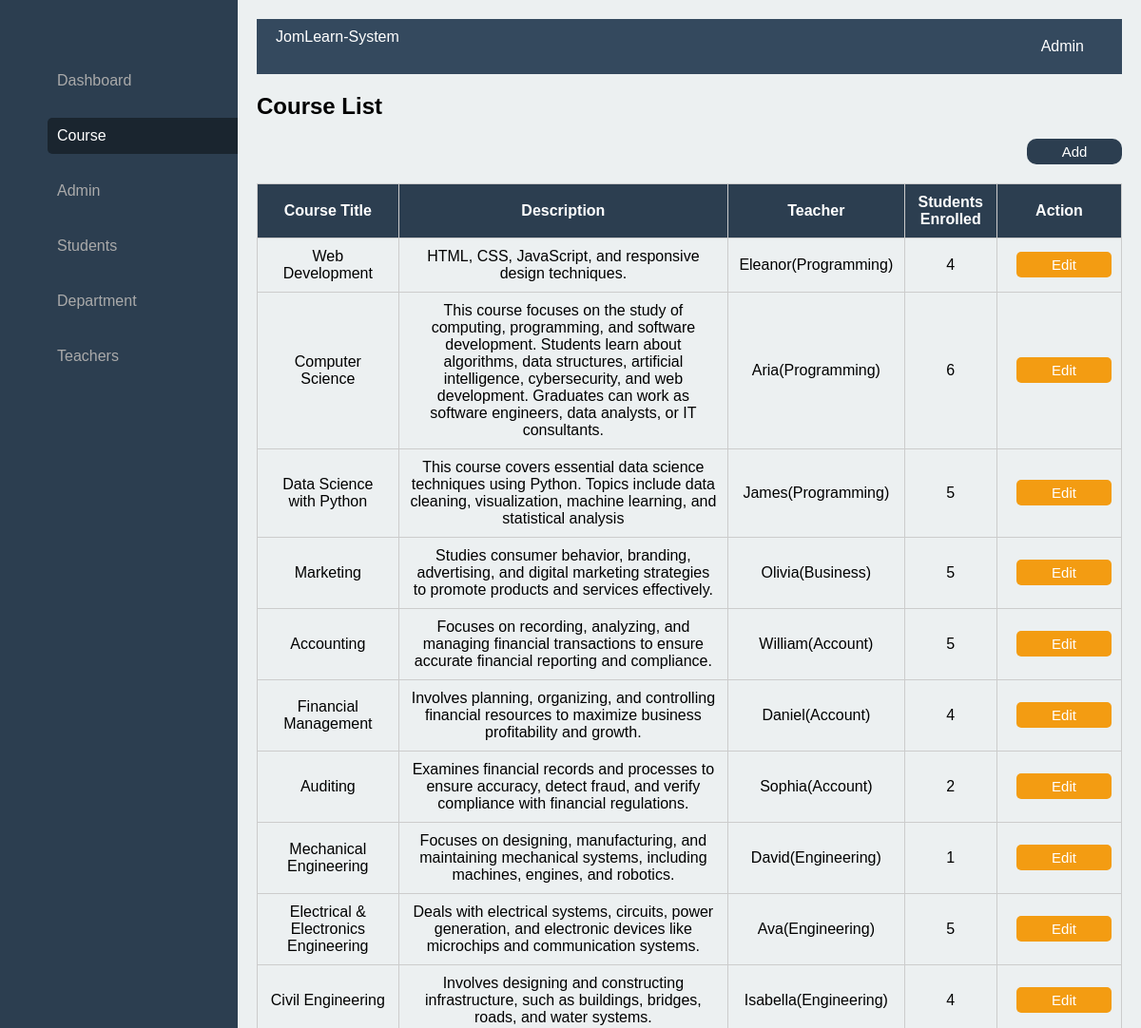
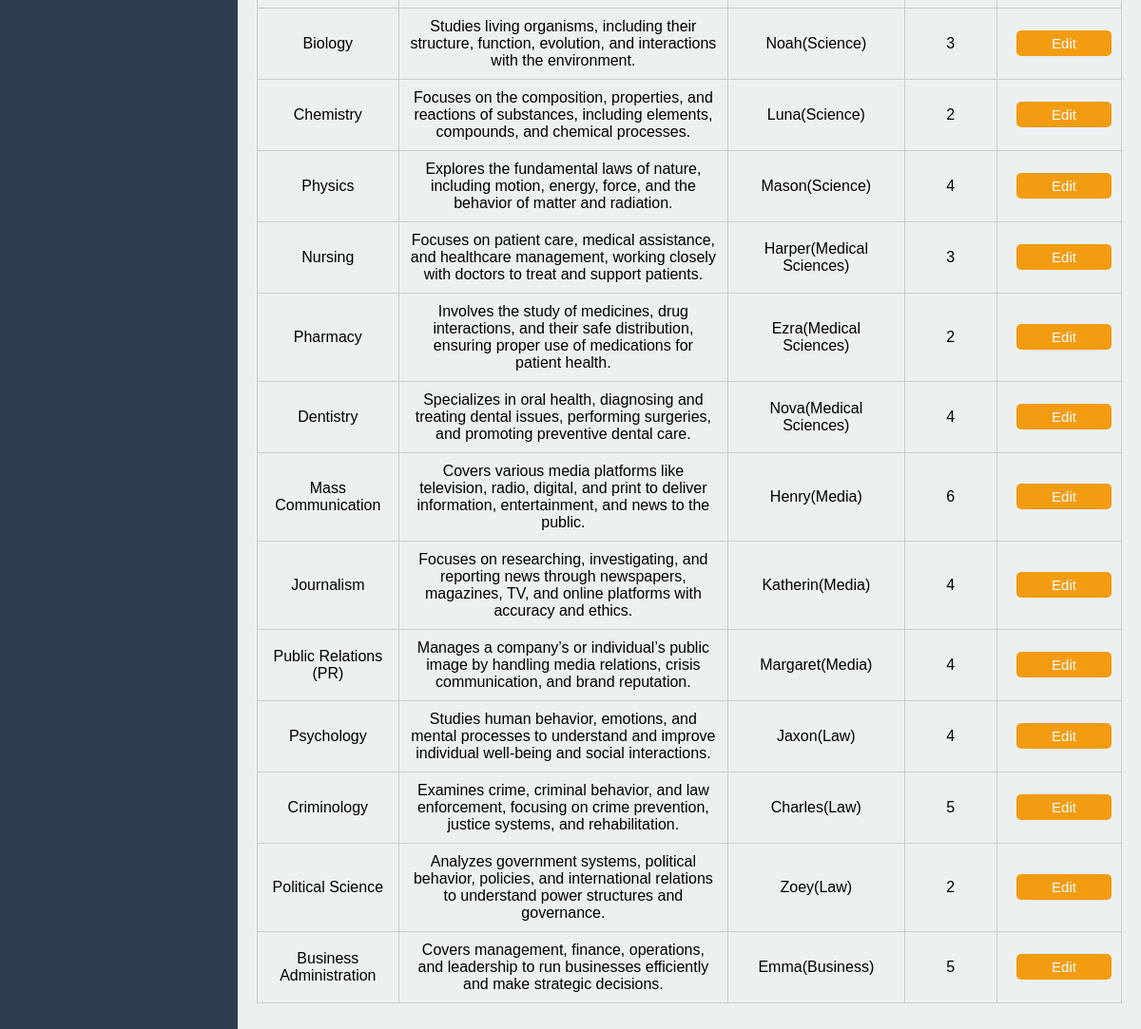
The page /course.php on the database its author committed (2 pictures, top to bottom).
### tables this page shows
CREATE TABLE `courses` (
  `id` int(11) NOT NULL,
  `title` varchar(255) NOT NULL,
  `description` text NOT NULL,
  `teacher_id` int(11) NOT NULL
);

CREATE TABLE `teachers` (
  `id` int(11) NOT NULL,
  `department` varchar(255) NOT NULL,
  `name` varchar(255) NOT NULL,
  `email` varchar(255) NOT NULL,
  `password` varchar(255) NOT NULL,
  `created_at` timestamp NOT NULL DEFAULT current_timestamp()
);

### course.php (the view, shortened to what this page needs)
<?php
$servername = "localhost";
$username = "root";
$password = "";
$dbname = "assignment3";
$conn = new mysqli($servername, $username, $password, $dbname);
$sql = "SELECT c.id, c.title, c.description,
               t.name AS teacher_name,
               (SELECT COUNT(*) FROM student_classes WHERE class_id = c.id) AS student_count
        FROM courses c
        LEFT JOIN teachers t ON c.teacher_id = t.id";
$result = $conn->query($sql);
?>
<!DOCTYPE html>
<html lang="en">
<head>
</head>
<body>
    <?php include 'bar_admin.php'; ?>
        <h2>Course List</h2>
        <div class="btn-container">
            <input type="submit" value="Add" onclick="location.href='add_course_admin.php'">
        </div>
        <table>
            <tr>
                <th>Course Title</th>
                <th>Description</th>
                <th>Teacher</th>
                <th>Students Enrolled</th>
                <th>Action</th>
            </tr>
            <?php
            if ($result->num_rows > 0) {
                while ($row = $result->fetch_assoc()) {
                    echo "<tr>
                            <td>".$row["title"]."</td>
                            <td>".$row["description"]."</td>
                            <td>".($row["teacher_name"] ? $row["teacher_name"] : "Not Assigned")."</td>
                            <td>".$row["student_count"]."</td>
                            <td>
                                <form method='POST' action='edit_course.php' style='display:inline;'>
                                    <input type='hidden' name='edit_id' value='".$row["id"]."' />
                                    <button type='submit' class='edit-btn'>Edit</button>
                                </form>
                            </td>
                          </tr>";
                }
            } else {
                echo "<tr><td colspan='5'>No courses found</td></tr>";
            }
            ?>
        </table>
</body>
</html>

### bar_admin.php (shortened to what this page needs)
<!DOCTYPE html>
<html lang="en">
<head>
</head>
<body>
<div class="sidebar">
    <ul class="sidebar">
        <li id="dashboard"><a href="dashboard_admin.php">Dashboard</a></li>
        <li id="course"><a href="course.php">Course</a></li>
        <li id="admin"><a href="admin.php">Admin</a></li>
        <li id="students"><a href="students.php">Students</a></li>
        <li id="department"><a href="department.php">Department</a></li>
        <li id="teachers"><a href="teachers.php">Teachers</a></li>
    </ul>
</div>
<div class="content">
    <div class="topbar">
        <div>JomLearn-System</div>
        <div class="user-menu" onclick="toggleMenu()">
            <div class="topbar">
                <div class="user-menu" onclick="toggleMenu()">
                    <?php
                        echo isset($_SESSION['admin_fullname']) ? $_SESSION['admin_fullname'] : "Admin";
                    ?>
                </div>
            </div>
        </div>
    </div>
</body>
</html>

### course.php (style rules this page uses)
table { width: 100%; border-collapse: collapse; margin-top: 20px; }
table, th, td { border: 1px solid #ccc; }
th, td { padding: 10px; text-align: center; }
th { background-color: #2c3e50; color: white; }
.btn-container { margin-top: 10px; display: flex; justify-content: flex-end; }
input[type="submit"], button { width: 100px; padding: 5px; background-color: #2c3e50; color: white; border: none; border-radius: 10px; font-size: 15px; cursor: pointer; margin-left: 10px; }
.edit-btn { background-color: #f39c12; border: none; color: white; padding: 5px 10px; border-radius: 5px; cursor: pointer; }

### bar_admin.php (style rules this page uses)
body { font-family: Arial, sans-serif; margin: 0; padding: 0; display: flex; height: 100vh; }
.sidebar { background-color: #2c3e50; width: 250px; height: 100vh; padding-top: 20px; display: flex; flex-direction: column; }
.sidebar li { list-style: none; padding: 10px; }
.sidebar a { text-decoration: none; color: #aaa; display: block; padding: 10px; border-radius: 5px; }
.sidebar a:hover, .sidebar .active { background-color: #1a252f; color: white !important; }
.content { flex: 1; background: #ecf0f1; padding: 20px; height: 100vh; overflow-y: auto; }
.topbar { display: flex; justify-content: space-between; background: #34495e; color: white; padding: 10px 20px; }
.user-menu { position: relative; cursor: pointer; }

### rows shown on the page
courses: title "Web Development", description "HTML, CSS, JavaScript, and responsive design techniques.", teacher.name "Eleanor(Programming)", student_count "4"
courses: title "Computer Science", description "This course focuses on the study of computing, programming, and software development. Students learn about algorithms, data structures, artificial intelligence, cybersecurity, and web development. Graduates can work as software engineers, data analysts, or IT consultants.", teacher.name "Aria(Programming)", student_count "6"
courses: title "Data Science with Python", description "This course covers essential data science techniques using Python. Topics include data cleaning, visualization, machine learning, and statistical analysis", teacher.name "James(Programming)", student_count "5"
courses: title "Marketing", description "Studies consumer behavior, branding, advertising, and digital marketing strategies to promote products and services effectively.", teacher.name "Olivia(Business)", student_count "5"
courses: title "Accounting", description "Focuses on recording, analyzing, and managing financial transactions to ensure accurate financial reporting and compliance.", teacher.name "William(Account)", student_count "5"
courses: title "Financial Management", description "Involves planning, organizing, and controlling financial resources to maximize business profitability and growth.", teacher.name "Daniel(Account)", student_count "4"
courses: title "Auditing", description "Examines financial records and processes to ensure accuracy, detect fraud, and verify compliance with financial regulations.", teacher.name "Sophia(Account)", student_count "2"
courses: title "Mechanical Engineering", description "Focuses on designing, manufacturing, and maintaining mechanical systems, including machines, engines, and robotics.", teacher.name "David(Engineering)", student_count "1"
courses: title "Electrical & Electronics Engineering", description "Deals with electrical systems, circuits, power generation, and electronic devices like microchips and communication systems.", teacher.name "Ava(Engineering)", student_count "5"
courses: title "Civil Engineering", description "Involves designing and constructing infrastructure, such as buildings, bridges, roads, and water systems.", teacher.name "Isabella(Engineering)", student_count "4"
courses: title "Biology", description "Studies living organisms, including their structure, function, evolution, and interactions with the environment.", teacher.name "Noah(Science)", student_count "3"
courses: title "Chemistry", description "Focuses on the composition, properties, and reactions of substances, including elements, compounds, and chemical processes.", teacher.name "Luna(Science)", student_count "2"
courses: title "Physics", description "Explores the fundamental laws of nature, including motion, energy, force, and the behavior of matter and radiation.", teacher.name "Mason(Science)", student_count "4"
courses: title "Nursing", description "Focuses on patient care, medical assistance, and healthcare management, working closely with doctors to treat and support patients.", teacher.name "Harper(Medical Sciences)", student_count "3"
courses: title "Pharmacy", description "Involves the study of medicines, drug interactions, and their safe distribution, ensuring proper use of medications for patient health.", teacher.name "Ezra(Medical Sciences)", student_count "2"
courses: title "Dentistry", description "Specializes in oral health, diagnosing and treating dental issues, performing surgeries, and promoting preventive dental care.", teacher.name "Nova(Medical Sciences)", student_count "4"
courses: title "Mass Communication", description "Covers various media platforms like television, radio, digital, and print to deliver information, entertainment, and news to the public.", teacher.name "Henry(Media)", student_count "6"
courses: title "Journalism", description "Focuses on researching, investigating, and reporting news through newspapers, magazines, TV, and online platforms with accuracy and ethics.", teacher.name "Katherin(Media)", student_count "4"
courses: title "Public Relations (PR)", description "Manages a company’s or individual’s public image by handling media relations, crisis communication, and brand reputation.", teacher.name "Margaret(Media)", student_count "4"
courses: title "Psychology", description "Studies human behavior, emotions, and mental processes to understand and improve individual well-being and social interactions.", teacher.name "Jaxon(Law)", student_count "4"
courses: title "Criminology", description "Examines crime, criminal behavior, and law enforcement, focusing on crime prevention, justice systems, and rehabilitation.", teacher.name "Charles(Law)", student_count "5"
courses: title "Political Science", description "Analyzes government systems, political behavior, policies, and international relations to understand power structures and governance.", teacher.name "Zoey(Law)", student_count "2"
courses: title "Business Administration", description "Covers management, finance, operations, and leadership to run businesses efficiently and make strategic decisions.", teacher.name "Emma(Business)", student_count "5"
